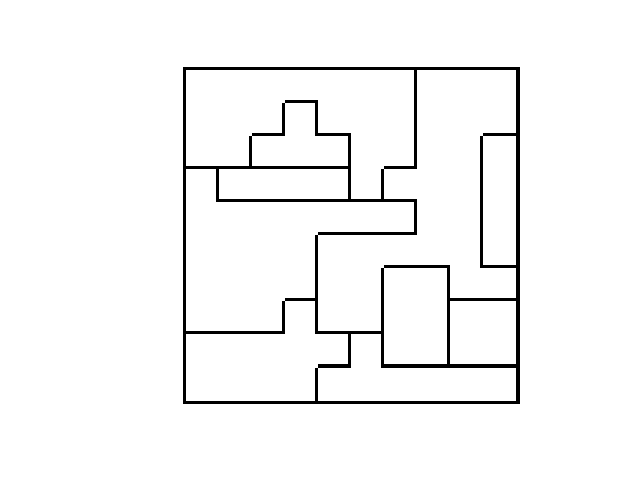
#> input picture Python/ImageProcessing/test4_input.png, 640 x 480 px, found by its file name
$ python processImage.py
#> lines starting #> are read from the running program, lines starting #| are printed output that depends on the picture; after the words box and inside, x2 and y2 are one past the last pixel; in counts of white or black regions, pixels touching at a corner belong together
import math
import matplotlib.pyplot as plt
import matplotlib.image as mpimg
import numpy as np
import random
from collections import deque

def returnImage(fileName):
#> called with fileName = 'Python/ImageProcessing/test4_input.png'
    return mpimg.imread(fileName)
#> returned value is the input picture: shape (480, 640, 4) float32; mean R, G, B, A 0.966, 0.966, 0.966, 1

def displayImage(img):
    plt.imshow(img)
    plt.axis('off')
    plt.show()

# [139 lines left out: functions saveImg, generateGrid, generateStars, generatePairs, not called in this run]

def isValidPosition(grid, y, x):
    return 0 <= x < len(grid) and 0 <= y < len(grid)

# [43 lines left out: functions findValidPath, findMultipleValidPaths, not called in this run]


def joinTwoSections(regions, reaplceValue, currentFilledRegion):
    regions[regions == reaplceValue] = currentFilledRegion

# [15 lines left out: function fillZeroRegions, not called in this run]

def generateGridImage(gridAndSolution):
    gridRegions = gridAndSolution[0]
    solution = gridAndSolution[1]
    squareSize = 9
    lineSize = 1
    gridSize = 10 * squareSize + 11 * lineSize
    x = random.randrange(10 + gridSize, squareSize * 15)
    y = random.randrange(10 + gridSize, 10 * 15)
    print(y,x)

    startY = random.randrange(y - gridSize)
    startX = random.randrange(x - gridSize)

    print(startY, startX)

    endY = startY + gridSize + 1
    endX = startX + gridSize + 1

    print(endY, endX)

    grid = np.ones((y, x, 3), dtype=np.float32)
    print(grid.shape)


    for i in range(startY, endY):
        for j in range(startX, endX):
            if(i == startY or i == startY + gridSize or j == startX or j == startX + gridSize):
                grid[i,j] = [0,0,0]

    for row in range(10):
        for column in range(10):
            if(row < 9 and column < 10 and gridRegions[row,column] != gridRegions[row + 1, column]):
                for fillRow in range(1, squareSize + 2):
                    grid[startY + (row + 1) * 10, startX + column*10 + fillRow] = [0,0,0]
            if(row < 10 and column < 9 and gridRegions[row,column] != gridRegions[row, column + 1]):
                for fillRow in range(1, squareSize + 2):
                    grid[startY + row * 10 + fillRow, startX + (column + 1)*10] = [0,0,0]

    if(len(solution) > 0):
        for row in range(10):
            for column in range(10):
                if(solution[row,column] == 1):
                    grid[startY + row * 10 + 5, startX + column * 10 + 5] = [0,0,0]
                    grid[startY + row * 10 + 5 - 1, startX + column * 10 + 5] = [0,0,0]
                    grid[startY + row * 10 + 5 + 1, startX + column * 10 + 5] = [0,0,0]
                    grid[startY + row * 10 + 5, startX + column * 10 + 5 - 1] = [0,0,0]
                    grid[startY + row * 10 + 5, startX + column * 10 + 5 + 1] = [0,0,0]

    return grid

def generateSolution(regions):
    starLocations = np.zeros((10,10), dtype=np.int32)

    starCount = 0

    regionValues = dict()
    counter = 1
    for row in range(10):
        for column in range(10):
            if(regions[row,column] not in regionValues):
                regionValues[regions[row,column]] = counter
                counter += 1

    regionCounter = [0] * 11
    rowCounter = [0] * 10
    columnCounter = [0] * 10
    stack = deque()
    row = 0
    column = 0

    startColumn = 1

    backtrackingCount = 0

    while(starCount < 20):
        while(row < 10 and rowCounter[row] < 2):
            foundSpot = False
            while column < 10:
                regionValue = regionValues[regions[row,column]]
                if(starLocations[row,column] == 0 and regionCounter[regionValue] < 2 and columnCounter[column] < 2):
                    # chooose spot
                    setSpot(regions, starLocations, rowCounter, columnCounter, regionCounter, row, column, regionValue)
                    starCount += 1
                    stack.append((row,column))

                    foundSpot = True
                    break
                column += 1
            # we hit a road block go back because we only have 1 in column
            if(not foundSpot):
                y,x = stack.pop()
                if(len(stack) == 0):
                    row = 0
                    column = startColumn
                    startColumn += 1
                    break
                regionValue = regionValues[regions[y,x]]
                unsetSpot(regions, starLocations, rowCounter, columnCounter, regionCounter, y, x, regionValue)
                backtrackingCount += 1

                starCount -= 1
                column = x + 1
                row = y

        if(len(stack) != 0):
            column = 0
            row += 1

    print(backtrackingCount)
    return starLocations

def setSpot(regions, starLocations, rowCounter, columnCounter, regionCounter, row, column, regionValue):
    starLocations[row,column] = 1
    rowCounter[row]+= 1
    columnCounter[column] += 1
    regionCounter[regionValue] += 1

def unsetSpot(regions, starLocations, rowCounter, columnCounter, regionCounter, row, column, regionValue):
    starLocations[row,column] = 0
    rowCounter[row]-= 1
    columnCounter[column] -= 1
    regionCounter[regionValue] -= 1

# [22 lines left out: function validateSolution, not called in this run]


def generateRegionsFromImage(img):

    #displayImage(img)

    regions = np.zeros((10,10), dtype=np.int32)

    for row in range(10):
        for column in range(10):
            regions[row,column] = row * 10 + column + 1


    startRow = 0
    startColumn = 0


    while startRow < len(img):
        foundStart = False
        startColumn = 0
        while startColumn < len(img[0]):
            if(img[startRow,startColumn, 0] < 1):
                foundStart = True
                break
            startColumn += 1
        if(foundStart):
            break
        startRow += 1
#> this loop made 68 passes
#> after the loop, startRow = 67

    endColumn = startColumn
#> endColumn = 183
    while(endColumn < len(img[0])):
        if(img[startRow, endColumn, 0] == 1):
            break
        endColumn += 1
#> after the loop, endColumn = 520

    imageSize = endColumn - startColumn
#> imageSize = 337

    lineSize = 0
    while img[startRow + lineSize, startColumn + lineSize, 0] == 0:
        lineSize += 1
#> this loop made 3 passes
#> after the loop, lineSize = 3


    print('Line size:', lineSize)
#| Line size: 3
    squareSize = int((imageSize - lineSize * 11 + 1)/10)
#> squareSize = 30


    startRow += int(lineSize + squareSize / 2)
#> startRow = 85


    print(startRow)
#| 85
    print(img[startRow, startColumn])
#| [0. 0. 0. 1.]
    print(img[startRow+ 10, startColumn + 10, 0])
#| 1.0

    for row in range(0,10):
        for column in range(1, 10):
            if(img[startRow + row * (squareSize + lineSize), startColumn + (squareSize + lineSize) * column, 0] != 1.0):
                continue
            line = False
            for distance in range(1,6):
                if(img[startRow + row * (squareSize + lineSize), startColumn + (squareSize + lineSize) * column - distance, 0] != 1.0 or img[startRow + row * (squareSize + lineSize), startColumn + (squareSize + lineSize) * column + distance, 0] != 1.0):
                    line = True
                    break
            if(not line):
                regions[row, column] = regions[row, column - 1]

    startRow -= int(lineSize + squareSize / 2)
#> startRow = 67
    startColumn += int(lineSize + squareSize / 2)
#> startColumn = 201
    for column in range(0,10):
        for row in range(1, 10):
            if(img[startRow + row * (squareSize + lineSize), startColumn + (squareSize + lineSize) * column, 0] != 1.0):
                continue
            line = False
            for distance in range(1,6):
                if(img[startRow + row * (squareSize + lineSize) - distance, startColumn + (squareSize + lineSize) * column, 0] != 1.0 or img[startRow + row * (squareSize + lineSize) + distance, startColumn + (squareSize + lineSize) * column, 0] != 1.0):
                    line = True
                    break
            if(not line):
                joinTwoSections(regions, regions[row, column], regions[row - 1, column])
                #regions[row, column] = regions[row - 1, column]


    return regions

def solvePuzzle(fileName):

    img = returnImage(fileName)

    regions = generateRegionsFromImage(img)
    print(regions)
#| [[ 1  1  1  1  1  1  1  8  8  8]
#|  [ 1  1  1 14  1  1  1  8  8  8]
#|  [ 1  1 14 14 14  1  1  8  8 30]
#|  [31 32 32 32 32  1  8  8  8 30]
#|  [31 31 31 31 31 31 31  8  8 30]
#|  [31 31 31 31  8  8  8  8  8 30]
#|  [31 31 31 31  8  8 67 67  8  8]
#|  [31 31 31 74  8  8 67 67 79 79]
#|  [74 74 74 74 74 86 67 67 79 79]
#|  [74 74 74 74 86 86 86 86 86 86]]
    solution = generateSolution(regions)
#> after the loop in generateSolution, `while(starCount < 20):`: backtrackingCount = 2383; starCount = 20; startColumn = 1
#| 2383
    newImg = generateGridImage((regions,solution))
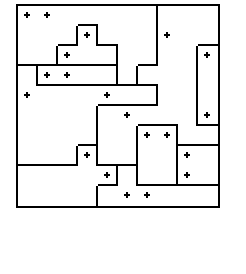
#> newImg: shape (137, 123, 3) float32 (shown 2 times larger); values 0 (black) and 1 (white), 93.4% white; black in thin lines or dots, all inside (x1, y1, x2, y2) = (8, 2, 110, 104)

    displayImage(newImg)

# [14 lines of commented-out code are left out]

solvePuzzle('Python/ImageProcessing/test4_input.png')
